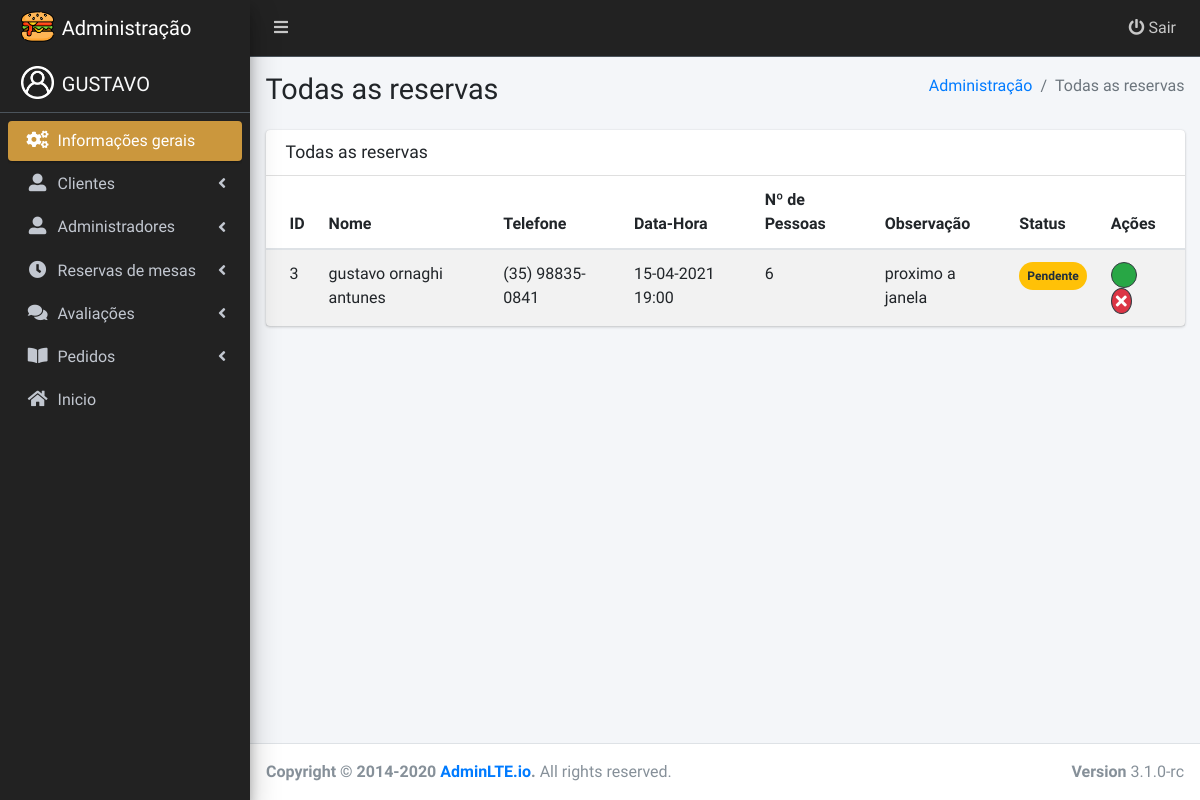
/view/admin/reservaTotal.php (signed in), run on an earlier commit of the app's database.
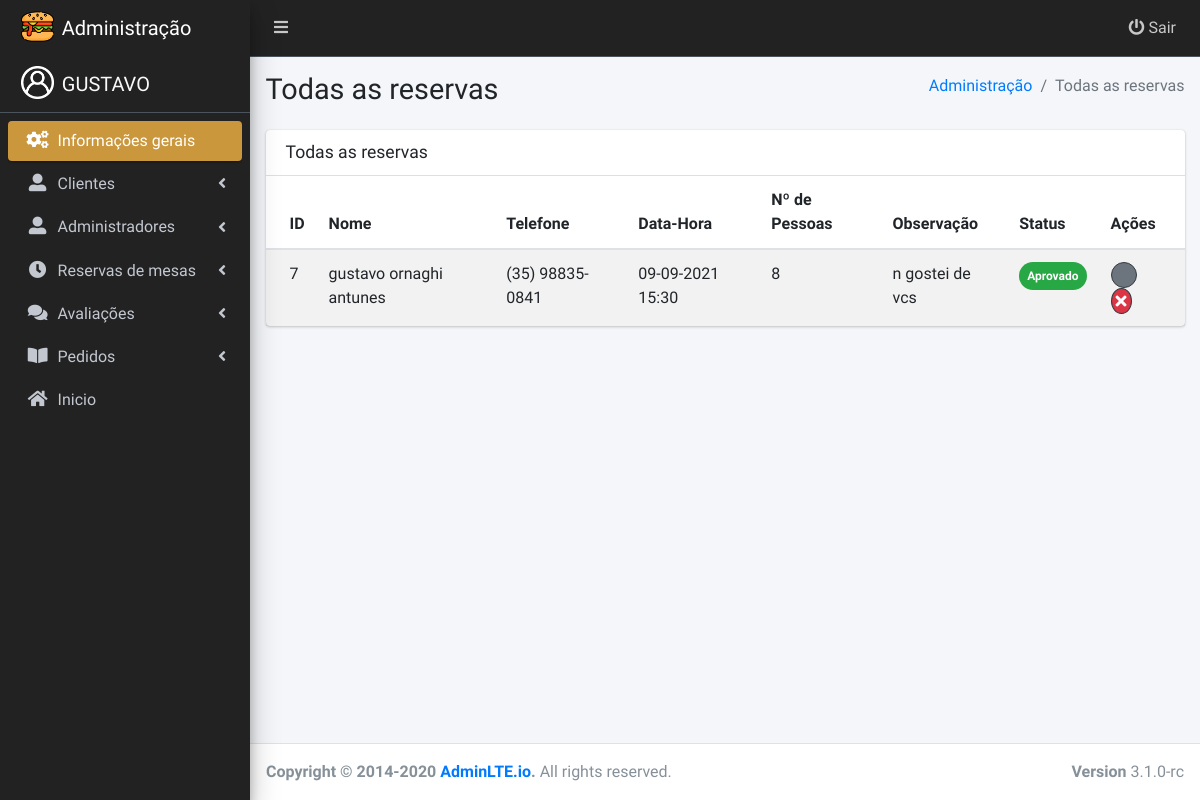
And on a later commit of the database.
### tables this page shows
CREATE TABLE IF NOT EXISTS `usuario` (
  `id` int(11) NOT NULL AUTO_INCREMENT,
  `nome` varchar(45) NOT NULL,
  `email` varchar(45) NOT NULL,
  `senha` varchar(45) NOT NULL,
  `telefone` varchar(45) NOT NULL,
  PRIMARY KEY (`id`)
);

CREATE TABLE IF NOT EXISTS `reserva` (
  `id` int(11) NOT NULL AUTO_INCREMENT,
  `id_usuario` int(11) NOT NULL,
  `numero_pessoas` int(11) DEFAULT NULL,
  `observacao` varchar(50) DEFAULT NULL,
  `status` varchar(50) NOT NULL,
  `datahora` varchar(50) NOT NULL,
  PRIMARY KEY (`id`),
  KEY `FK_idUsuario` (`id_usuario`)
);

### model/Usuario.php (called while the page is built, shortened)
<?php
class Usuario{
    public function ListarLogado($id) {
        $sql = "SELECT * FROM usuario where id = '$id'";
        $conexao = new PDO('mysql:host=127.0.0.1;dbname=lanchonete2', 'root', '');
        $resultado = $conexao->query($sql);
        $lista = $resultado->fetch();
        return $lista;
    }
}
?>

### model/Reserva.php (called while the page is built, shortened)
<?php
	class Reserva{
		public function listar(){
			$sql = "SELECT reserva.id, reserva.numero_pessoas, reserva.observacao, reserva.datahora, reserva.status, usuario.nome, usuario.telefone FROM reserva INNER JOIN usuario ON reserva.id_usuario = usuario.id ORDER BY id";
			$conexao = new PDO('mysql:host=127.0.0.1;dbname=lanchonete2', 'root', '');
			$resultado = $conexao->query($sql);
			$lista = $resultado->fetchAll();
			return $lista;
		}
	}

### view/admin/reservaTotal.php (the view, shortened to what this page needs)
<!DOCTYPE html>
<?php
  require_once '../../model/Reserva.php';
  $reserva = new Reserva();
  $lista = $reserva->listar();
  $logado = $_SESSION['usuario_logado'];
if ($logado == 1) {
?>
<html lang="en">
<head>
  <link rel="stylesheet" href="https://pro.fontawesome.com/releases/v5.2.0/css/all.css">
  <link rel="stylesheet" href="https://static.fontawesome.com/css/fontawesome-app.css">
  <link rel="stylesheet" href="dist/css/adminlte.min.css">
</head>
<body class="hold-transition sidebar-mini">
<div class="wrapper">
  <?php
    include("layout/navbar.php");
   ?>
  <?php
    include("layout/sidebar.php");
   ?>
  <div class="content-wrapper">
    <section class="content-header">
      <div class="container-fluid">
        <div class="row mb-2">
          <div class="col-sm-6">
            <h1>Todas as reservas</h1>
          </div>
          <div class="col-sm-6">
            <ol class="breadcrumb float-sm-right">
              <li class="breadcrumb-item"><a href="index.php">Administração</a></li>
              <li class="breadcrumb-item active">Todas as reservas</li>
            </ol>
          </div>
        </div>
      </div>
    </section>
    <section class="content">
      <div class="container-fluid">
        <div class="row">
          <div class="col-md-12">
            <div class="card">
              <div class="card-header">
                <h3 class="card-title">Todas as reservas</h3>
              </div>
              <div class="card-body p-0">
                <table class="table table-striped">
                  <thead>
                    <tr>
                      <th style="width: 10px">ID</th>
                      <th>Nome</th>
                      <th>Telefone</th>
                      <th>Data-Hora</th>
                      <th>Nº de Pessoas</th>
                      <th>Observação</th>
                      <th>Status</th>
                      <th>Ações</th>
                    </tr>
                  </thead>
                  <tbody>
                    <?php foreach ($lista as $linha): ?>
                    <tr>
                      <td><?php echo $linha['id'] ?></td>
                      <td><?php echo $linha['nome'] ?></td>
                      <td><?php echo $linha['telefone'] ?></td>
                      <td><?php echo $linha['datahora'] ?></td>
                      <td><?php echo $linha['numero_pessoas'] ?></td>
                      <td><?php echo $linha['observacao'] ?></td>
                         <?php if ($linha['status'] == "Pendente") { ?>
                          <td>
                            <span class="teste badge badge-pill bg-warning p-2">
                              <?php echo $linha['status'] ?>
                            </span>
                          </td>
                      <?php } else { ?>
                        <td>
                          <span class="teste badge badge-pill bg-success p-2">
                            <?php echo $linha['status'] ?>
                          </span>
                        </td>
                      <?php } ?>
                      <td>
                      <?php if ($linha['status'] == "Pendente") { ?>
                        <a href="#"  data-toggle="modal" data-target="#aprovarReserva<?php echo $linha['id'] ?>"><i class="taman far fa-check text-light bg-success rounded-circle border border-dark p-1"></i></a>
                        <a href="#"  data-toggle="modal" data-target="#excluirReserva<?php echo $linha['id'] ?>"><i class="taman fas fa-times text-light text-center bg-danger rounded-circle border border-dark p-1"></i></a>
                      <?php } else { ?>
                        <i class="taman far fa-check text-light bg-secondary rounded-circle border border-dark p-1"></i>
                        <a href="#" data-toggle="modal" data-target="#excluirReserva<?php echo $linha['id'] ?>"><i class="taman fas fa-times text-light text-center bg-danger rounded-circle border border-dark p-1"></i></a>
                      <?php } ?>
                      </td>
                      </tr>
                    <?php endforeach ?>
                  </tbody>
                </table>
              </div>
            </div>
          </div>
        </div>
      </div>
    </section>
  </div>
  <footer class="main-footer">
    <div class="float-right d-none d-sm-block">
      <b>Version</b> 3.1.0-rc
    </div>
    <strong>Copyright &copy; 2014-2020 <a href="https://adminlte.io">AdminLTE.io</a>.</strong> All rights reserved.
  </footer>
</div>
</body>
</html>
<?php } else { header('Location: ../usuario-nao-logado.php'); } ?>

### view/admin/layout/navbar.php
<nav class="main-header navbar navbar-expand navbar-dark navbar-dark">
    <ul class="navbar-nav d-flex justify-content-between w-100">
      <li>
        <a class="nav-link" data-widget="pushmenu" href="#" role="button"><i class="fas fa-bars"></i></a>
      </li>
      <li>
        <a class="nav-link" href="../../controller/usuario/sair-usuario.php"><i class="fas fa-power-off"></i> Sair</a>
      </li>
    </ul>
  </nav>

### view/admin/layout/sidebar.php (shortened to what this page needs)
 <?php
    require_once '../../model/Usuario.php';
    $usuarioLogado = new Usuario();
    $usuario = $usuarioLogado->ListarLogado($_SESSION['id_usuario']);
 ?>
<aside class="main-sidebar sidebar-dark-primary elevation-4">
    <a href="index.php" class="brand-link border-0">
      <img src="../assets/img/favicon1.png" alt="AdminLTE Logo" class="brand-image">
      <span class="brand-text font-weight-light">Administração</span>
    </a>
    <a href="#" class="brand-link">
      <img src="dist/img/perfil.png" alt="AdminLTE Logo" class="brand-image">
      <span class="brand-text text-light text-uppercase"><?php echo explode(" ", $usuario['nome'])[0] ?></span>
    </a>
    <div class="sidebar">
      <nav class="mt-2">
        <ul class="nav nav-pills nav-sidebar flex-column" data-widget="treeview" role="menu" data-accordion="false">
          <li class="nav-item">
              <a href="./index.php" class="nav-link active">
                <i class="fas fa-cogs nav-icon"></i>
                <p>Informações gerais</p>
              </a>
          </li>
          <li class="nav-item">
            <a href="#" class="nav-link">
              <i class="nav-icon fas fa-user-alt"></i>
              <p>
                Clientes
                <i class="fas fa-angle-left right"></i>
              </p>
            </a>
          </li>
          <li class="nav-item">
            <a href="#" class="nav-link">
              <i class="nav-icon fas fa-user-alt"></i>
              <p>
                Administradores
                <i class="fas fa-angle-left right"></i>
              </p>
            </a>
          </li>
          <li class="nav-item">
            <a href="#" class="nav-link">
              <i class="nav-icon fas fa-clock"></i>
              <p>
                Reservas de mesas
                <i class="fas fa-angle-left right"></i>
              </p>
            </a>
          </li>
          <li class="nav-item">
            <a href="#" class="nav-link">
              <i class="nav-icon fas fa-comments"></i>
              <p>
                Avaliações
                <i class="fas fa-angle-left right"></i>
              </p>
            </a>
          </li>
          <li class="nav-item">
            <a href="#" class="nav-link">
              <i class="nav-icon fas fa-book-open"></i>
              <p>
                Pedidos
                <i class="fas fa-angle-left right"></i>
              </p>
            </a>
          </li>
          <li class="nav-item">
            <a href="../" class="nav-link">
              <i class="nav-icon fas fa-home"></i>
              <p>
                Inicio
              </p>
            </a>
          </li>
      </nav>
    </div>
  </aside>

What changed in the data, as far as the page shows it:
removed reserva: id "3", id_usuario.nome "gustavo ornaghi antunes", id_usuario.telefone "(35) 98835-0841", datahora "15-04-2021 19:00", numero_pessoas "6", observacao "proximo a janela", status "Pendente"
added reserva: id "7", id_usuario.nome "gustavo ornaghi antunes", id_usuario.telefone "(35) 98835-0841", datahora "09-09-2021 15:30", numero_pessoas "8", observacao "n gostei de vcs", status "Aprovado"
